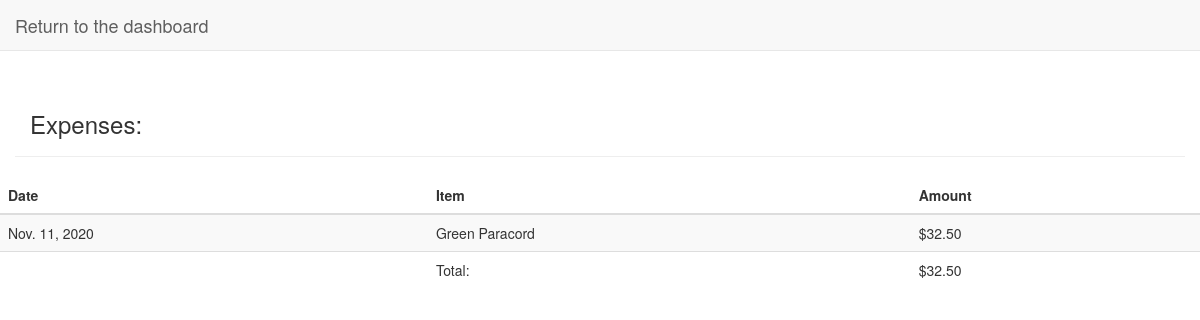
Before: /manage/expenses with the older database file.
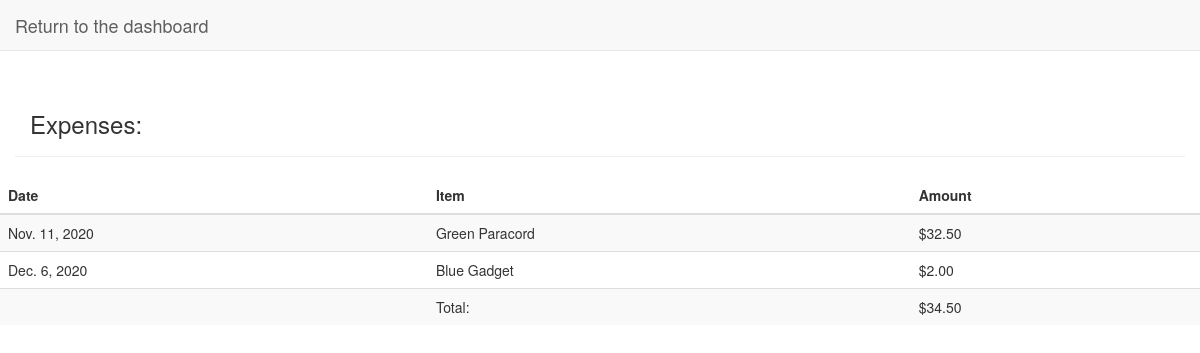
After: the same page with the newer database file.
### management/models.py (models this page shows, shortened)
class Material(models.Model):
    name = models.CharField(max_length=200)
    date_bought = models.DateField(auto_now_add=True)
    price = models.DecimalField(max_digits=4, decimal_places=2) # Price
    expended = models.BooleanField(default=False)

### management/views.py (the view)
# urls.py: path('manage/expenses', views.expenses, name="expenses"),
def expenses(request):
    expenses = Material.objects.order_by("date_bought")
    total_expenses = Material.objects.aggregate(Sum("price"))["price__sum"]
    context = {
        "expenses":expenses,
        "total_expenses":total_expenses
    }
    return render(request, "management/expenses.html", context)

### management/templates/management/expenses.html
{% extends 'management/base.html' %}
{% block content %}
    <div>
        <div class="page-header container">
            <h3>Expenses:</h3>
        </div>
        <table style="width:100%" class="table table-striped">
            <thead class="thead-light">
                <th scope="col">Date</th>
                <th scope="col">Item</th>
                <th scope="col">Amount</th>
            </thead>
            {% for expense in expenses %}
            <tr>
                <td scope="row">{{expense.date_bought}}</td>
                <td>{{expense.name}}</td>
                <td>${{expense.price|floatformat:2}}</td>
            </tr>
            {% endfor %}
            <tr class="font-weight-bold">
                <td scope="row"></td>
                <td>Total:</td>
                <td>${{total_expenses|floatformat:2}}</td>
            </tr>
        </table>
    </div>
{% endblock content %}

### management/templates/management/base.html (shortened to what this page needs)
{% load bootstrap3 %}
<!DOCTYPE html>
<html lang="en">
    <head>
        {% bootstrap_css %}
    </head>
    <nav class="navbar navbar-default navbar-static-top">
        <a href="{% url 'dashboard' %}" class="navbar-brand">Return to the dashboard</a>
    </nav>
    {% block content %}{% endblock content %}
</html>

Changed rows visible on the page:
added Material: date_bought "Dec. 6, 2020", name "Blue Gadget", price "2.00"
Other visible differences:
{{ total_expenses|floatformat:2 }}: "32.50" → "34.50"
